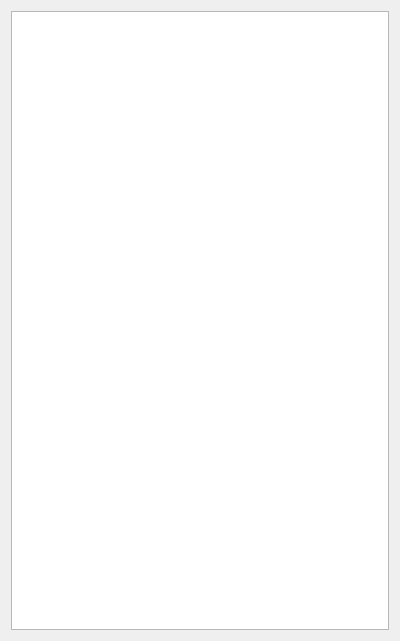
<?xml version="1.0" encoding="UTF-8"?>
<ui version="4.0">
 <class>Exporte</class>
 <widget class="QDialog" name="Exporte">
  <property name="geometry">
   <rect>
    <x>0</x>
    <y>0</y>
    <width>400</width>
    <height>641</height>
   </rect>
  </property>
  <property name="minimumSize">
   <size>
    <width>400</width>
    <height>641</height>
   </size>
  </property>
  <property name="windowTitle">
   <string>Affichage</string>
  </property>
  <layout class="QGridLayout" name="gridLayout">
   <item row="0" column="0">
    <widget class="QTextBrowser" name="textBrowser"/>
   </item>
  </layout>
 </widget>
 <resources/>
 <connections/>
</ui>
